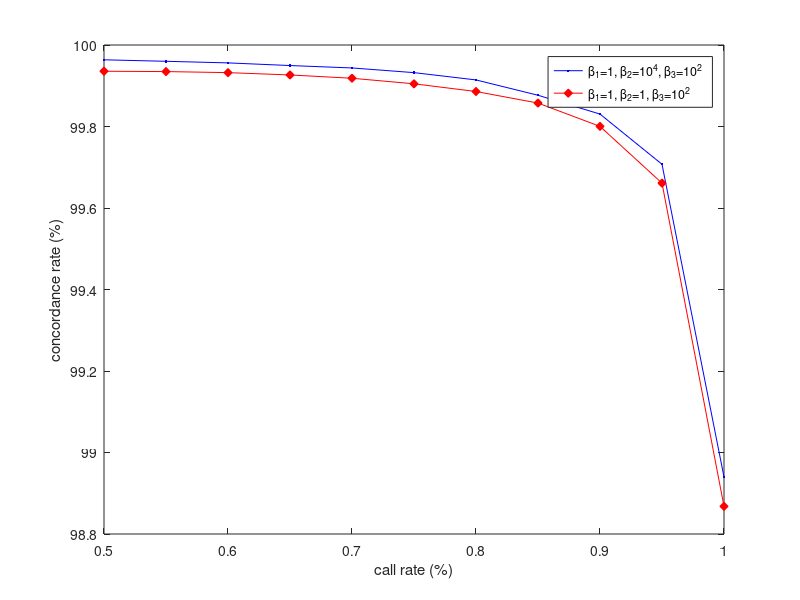

Reproduce this figure in MATLAB.
tbl_1_10000_100 = dlmread('cr_vs_ac_1_10000_100.txt');
tbl_1_10000_100(:,2) = tbl_1_10000_100(:,2)*100;
plot(tbl_1_10000_100(:,1),tbl_1_10000_100(:,2),'b.-');
hold on;

tbl_1_1_100 = dlmread('cr_vs_ac_1_1_100.txt');
tbl_1_1_100(:,2) = tbl_1_1_100(:,2)*100;
plot(tbl_1_1_100(:,1),tbl_1_1_100(:,2),'r-d','MarkerFaceColor',[1 0 0]);
hold on;

ylim([98.8 100]);
xlabel('call rate (%)');
ylabel('concordance rate (%)');
%set(gca, 'xdir','reverse');
hl = legend('\beta_1=1, \beta_2=10^4, \beta_3=10^2', ...
            '\beta_1=1, \beta_2=1, \beta_3=10^2', ...
            'Location', 'Best');
set(hl, 'Interpreter', 'tex');